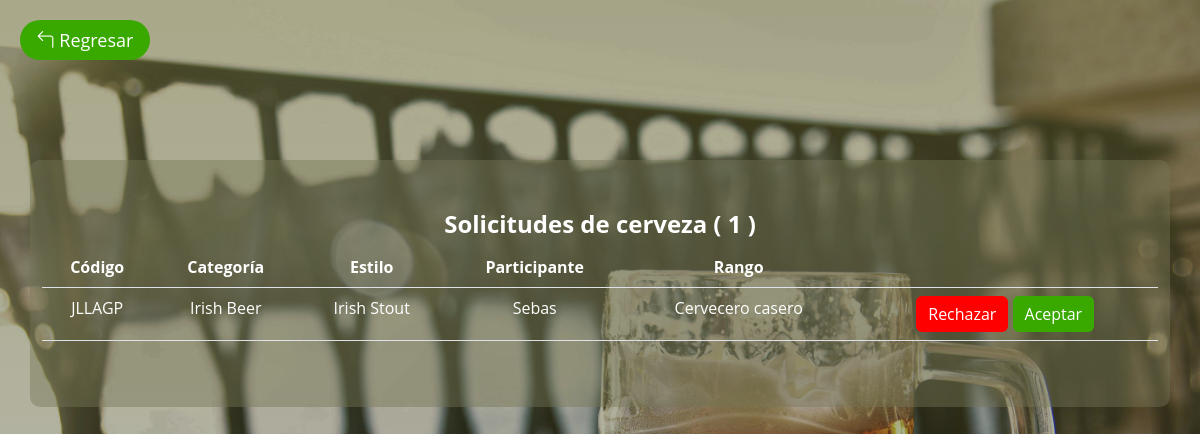
/interfacesAdmin/notificaciones/index.php (signed in), run on the app's committed database.
### tables this page shows
CREATE TABLE `cerveza` (
  `Id_cerveza` int(40) NOT NULL,
  `Codigo` varchar(30) NOT NULL,
  `fk_usuario` int(40) NOT NULL,
  `fk_estilo` int(40) NOT NULL,
  `Muestras` int(40) NOT NULL,
  `Pendiente` int(40) NOT NULL,
  `Seleccionada` int(40) NOT NULL,
  `Adiciones` varchar(255) NOT NULL,
  `Medalla` varchar(40) NOT NULL
);

CREATE TABLE `categorias` (
  `Id_categoria` int(40) NOT NULL,
  `Nombre` varchar(50) NOT NULL
);

CREATE TABLE `estilos` (
  `Id_estilo` int(40) NOT NULL,
  `Nombre` varchar(70) NOT NULL,
  `fk_categoria` int(40) NOT NULL,
  `subfijo` varchar(10) NOT NULL
);

CREATE TABLE `usuarios` (
  `Id_usuario` int(40) NOT NULL,
  `Nombre` varchar(50) NOT NULL,
  `Apellido` varchar(35) NOT NULL,
  `Telefono` bigint(40) NOT NULL,
  `Correo` varchar(50) NOT NULL,
  `Contrasena` varchar(128) NOT NULL,
  `Foto` longblob NOT NULL,
  `Hash512` varchar(128) NOT NULL,
  `Rol` int(40) NOT NULL,
  `fk_rango_competidor` int(40) DEFAULT NULL,
  `fk_rango_juez` int(40) DEFAULT NULL,
  `fk_region` int(40) DEFAULT NULL,
  `Activado` int(40) NOT NULL,
  `Codigo` int(11) NOT NULL,
  `Seleccionado` int(40) NOT NULL
);

CREATE TABLE `rango_competidor` (
  `Id_rango_competidor` int(40) NOT NULL,
  `Nombre` varchar(50) NOT NULL
);

### interfacesAdmin/notificaciones/index.php (the view, shortened to what this page needs)
<!DOCTYPE html>
<html>
<head>
    <link rel="stylesheet" href="https://cdn.jsdelivr.net/npm/bootstrap-icons@1.10.2/font/bootstrap-icons.css">
  <link rel="stylesheet" href="../../css/notificaciones4.css">
  <link href="https://cdn.jsdelivr.net/npm/bootstrap@5.2.3/dist/css/bootstrap.min.css" rel="stylesheet">
</head>
<div id="icon" class="regresar">
</div>
<div class="container">
      <?php
      include('modelo/conexion.php');
      $sqlCliente   = ("SELECT cerveza.Id_cerveza AS id, cerveza.Muestras,cerveza.Codigo,categorias.Nombre AS categoria,estilos.Nombre AS estilos,usuarios.Nombre AS usuario, rango_competidor.Nombre AS rango
      FROM cerveza
      INNER JOIN estilos ON estilos.Id_estilo = cerveza.fk_estilo
      INNER JOIN categorias ON categorias.Id_categoria = estilos.fk_categoria
      INNER JOIN usuarios ON cerveza.fk_usuario = usuarios.Id_usuario
      INNER JOIN rango_competidor ON usuarios.fk_rango_competidor = rango_competidor.Id_rango_competidor
      WHERE cerveza.Pendiente=0 AND usuarios.Rol = 3");
      $queryCliente = mysqli_query($conexion, $sqlCliente);
      $cantidad     = mysqli_num_rows($queryCliente);
      ?>
        <h4 class="text-center">
          <strong>Solicitudes de cerveza <span>  ( <?php echo $cantidad; ?> )</span> </strong>
        </h4>
      <div class="table-responsive">
        <div class="table-responsive">
          <table class="table">
              <thead>
                <tr>
                <th scope="col">Código </th>
				<th scope="col">Categoría</th>
				<th scope="col">Estilo</th>
                <th scope="col">Participante </th>
                <th scope="col">Rango</th>
				<th scope="col"></th>
                </tr>
              </thead>
              <tbody>
                <?php
                    while ($dataCliente = mysqli_fetch_array($queryCliente)) { ?>
                <tr>
                  <td><?php echo $dataCliente['Codigo']; ?></td>
                  <td><?php echo $dataCliente['categoria']; ?></td>
				          <td><?php echo $dataCliente['estilos']; ?></td>
                  <td><?php echo $dataCliente['usuario']; ?></td>
                  <td><?php echo $dataCliente['rango']; ?></td>
                <td>
                    <button type="button" style="background: red; border:red" class="btn btn-primary" data-toggle="modal" data-target="#deleteChildresn<?php echo $dataCliente['id']; ?>">
                        Rechazar
                    </button>
                    <button type="button" style="background: #39A900; border:yellow" class="btn btn-primary" data-toggle="modal" data-target="#editChildresn<?php echo $dataCliente['id']; ?>">
                        Aceptar
                    </button>
                </td>
                </tr>
              <?php } ?>
              </tbody>
          </table>
      </div>
  </div>
</div>
</body>
</html>

### css/notificaciones4.css (style rules this page uses)
* { margin: 0; padding: 0; font-family: 'Open Sans', sans-serif; box-sizing: border-box; text-decoration: none; }
.container { background: rgba(119, 117, 86, 0.445); margin: auto; top: 100px; position: relative; box-sizing: border-box; border-radius: 10px; padding: 50px; text-align: center; }
h4 { color: white; }
table th { color: white; }
table td { color: white; }

### data on the page
cerveza: Codigo "JLLAGP", categorias.Nombre "Irish Beer", fk_estilo.Nombre "Irish Stout", fk_usuario.Nombre "Sebas", rango_competidor.Nombre "Cervecero casero"

### other printed values
$cantidad "1"
